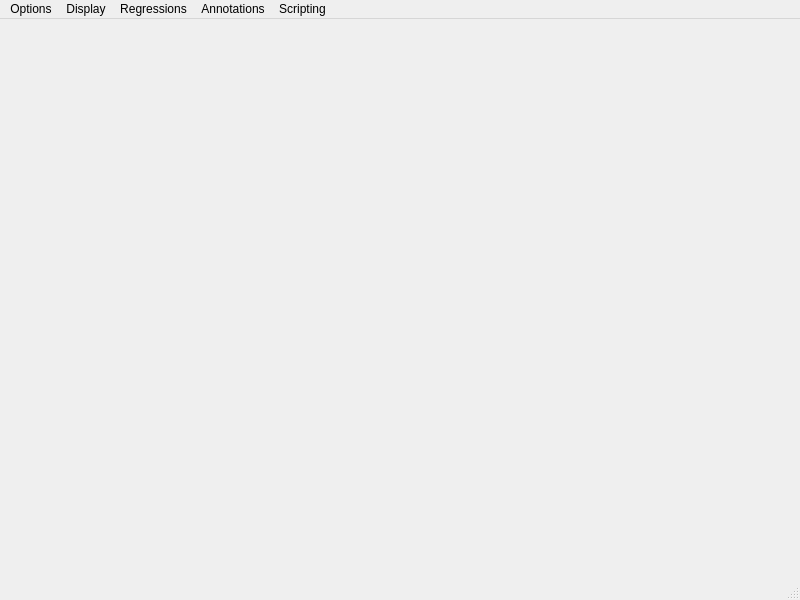
<?xml version="1.0" encoding="UTF-8"?>
<ui version="4.0">
 <class>SoundWidget</class>
 <widget class="QMainWindow" name="SoundWidget">
  <property name="geometry">
   <rect>
    <x>0</x>
    <y>0</y>
    <width>800</width>
    <height>600</height>
   </rect>
  </property>
  <property name="windowTitle">
   <string>MainWindow</string>
  </property>
  <widget class="QWidget" name="centralwidget">
   <layout class="QVBoxLayout" name="verticalLayout">
    <property name="leftMargin">
     <number>0</number>
    </property>
    <property name="topMargin">
     <number>0</number>
    </property>
    <property name="rightMargin">
     <number>0</number>
    </property>
    <property name="bottomMargin">
     <number>0</number>
    </property>
    <item>
     <widget class="PlotDisplayAreaWidget" name="plotDisplayWidget" native="true"/>
    </item>
   </layout>
  </widget>
  <widget class="QMenuBar" name="menubar">
   <property name="geometry">
    <rect>
     <x>0</x>
     <y>0</y>
     <width>800</width>
     <height>26</height>
    </rect>
   </property>
   <widget class="QMenu" name="menuOptions">
    <property name="title">
     <string>Options</string>
    </property>
    <addaction name="actionData_Manager"/>
    <addaction name="actionPlot_Manager"/>
   </widget>
   <widget class="QMenu" name="menuDisplay">
    <property name="title">
     <string>Display</string>
    </property>
   </widget>
   <widget class="QMenu" name="menuRegressions">
    <property name="title">
     <string>Regressions</string>
    </property>
   </widget>
   <widget class="QMenu" name="menuAnnotations">
    <property name="title">
     <string>Annotations</string>
    </property>
   </widget>
   <widget class="QMenu" name="menuScripting">
    <property name="title">
     <string>Scripting</string>
    </property>
   </widget>
   <addaction name="menuOptions"/>
   <addaction name="menuDisplay"/>
   <addaction name="menuRegressions"/>
   <addaction name="menuAnnotations"/>
   <addaction name="menuScripting"/>
  </widget>
  <widget class="QStatusBar" name="statusbar"/>
  <action name="actionData_Manager">
   <property name="text">
    <string>Data Manager</string>
   </property>
   <property name="shortcut">
    <string>Ctrl+D</string>
   </property>
  </action>
  <action name="actionPlot_Manager">
   <property name="text">
    <string>Plot Manager</string>
   </property>
   <property name="shortcut">
    <string>Ctrl+M</string>
   </property>
  </action>
 </widget>
 <customwidgets>
  <customwidget>
   <class>PlotDisplayAreaWidget</class>
   <extends>QWidget</extends>
   <header location="global">plotdisplayareawidget.h</header>
   <container>1</container>
  </customwidget>
 </customwidgets>
 <resources/>
 <connections/>
</ui>
